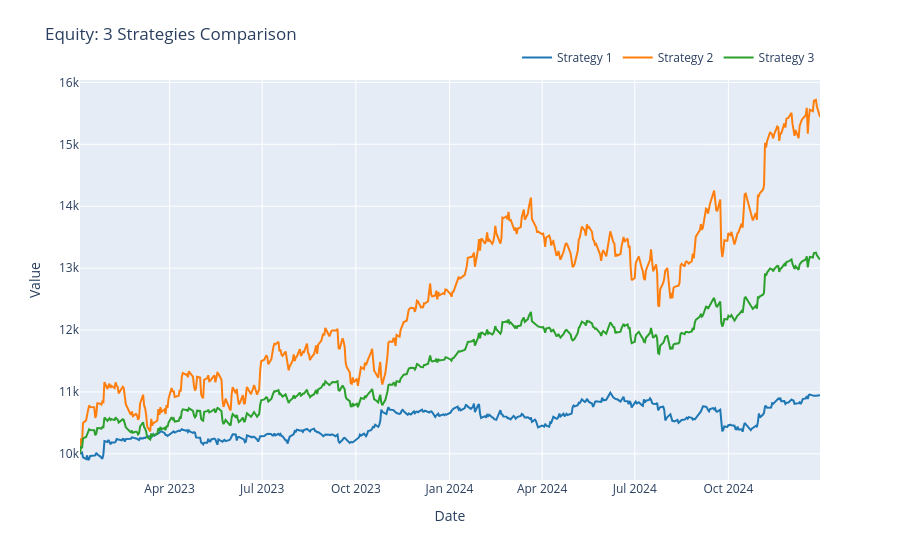

Source (notebook cell):
### Code cell
plot_strategy_comparison_interactive(
    result, result_long_v, result_half,
)

### Figure 1 — Plotly figure (JSON) as saved in the notebook; plotly's stock layout.template omitted (floating-point values rounded to 4 significant figures; data arrays with more than 128 entries replaced by an {"elided": "..."} marker saying what was removed)
{"data": [{"hovertemplate": "Date: %{x|%Y-%m-%d}<br>Strategy 1: %{y:,.2f}<extra></extra>", "line": {"color": "#1f77b4", "width": 2}, "mode": "lines", "name": "Strategy 1", "type": "scatter", "x": {"elided": "501 str values"}, "y": {"elided": "501 float values"}}, {"hovertemplate": "Date: %{x|%Y-%m-%d}<br>Strategy 2: %{y:,.2f}<extra></extra>", "line": {"color": "#ff7f0e", "width": 2}, "mode": "lines", "name": "Strategy 2", "type": "scatter", "x": {"elided": "501 str values"}, "y": {"elided": "501 float values"}}, {"hovertemplate": "Date: %{x|%Y-%m-%d}<br>Strategy 3: %{y:,.2f}<extra></extra>", "line": {"color": "#2ca02c", "width": 2}, "mode": "lines", "name": "Strategy 3", "type": "scatter", "x": {"elided": "501 str values"}, "y": {"elided": "501 float values"}}], "layout": {"hovermode": "closest", "legend": {"orientation": "h", "x": 1, "xanchor": "right", "y": 1.02, "yanchor": "bottom"}, "margin": {"t": 80}, "title": {"text": "Equity: 3 Strategies Comparison"}, "xaxis": {"title": {"text": "Date"}}, "yaxis": {"title": {"text": "Value"}}}}
